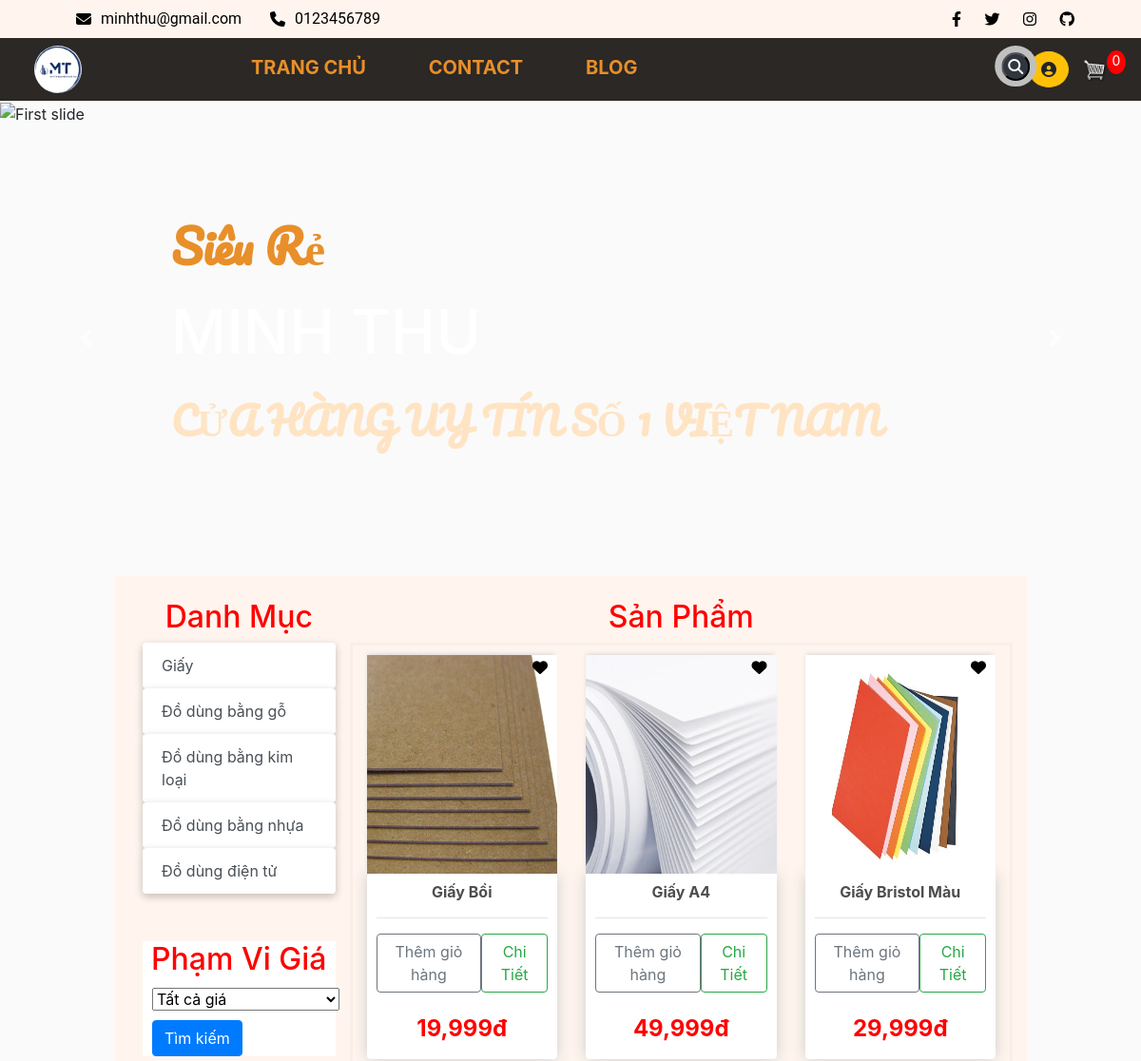
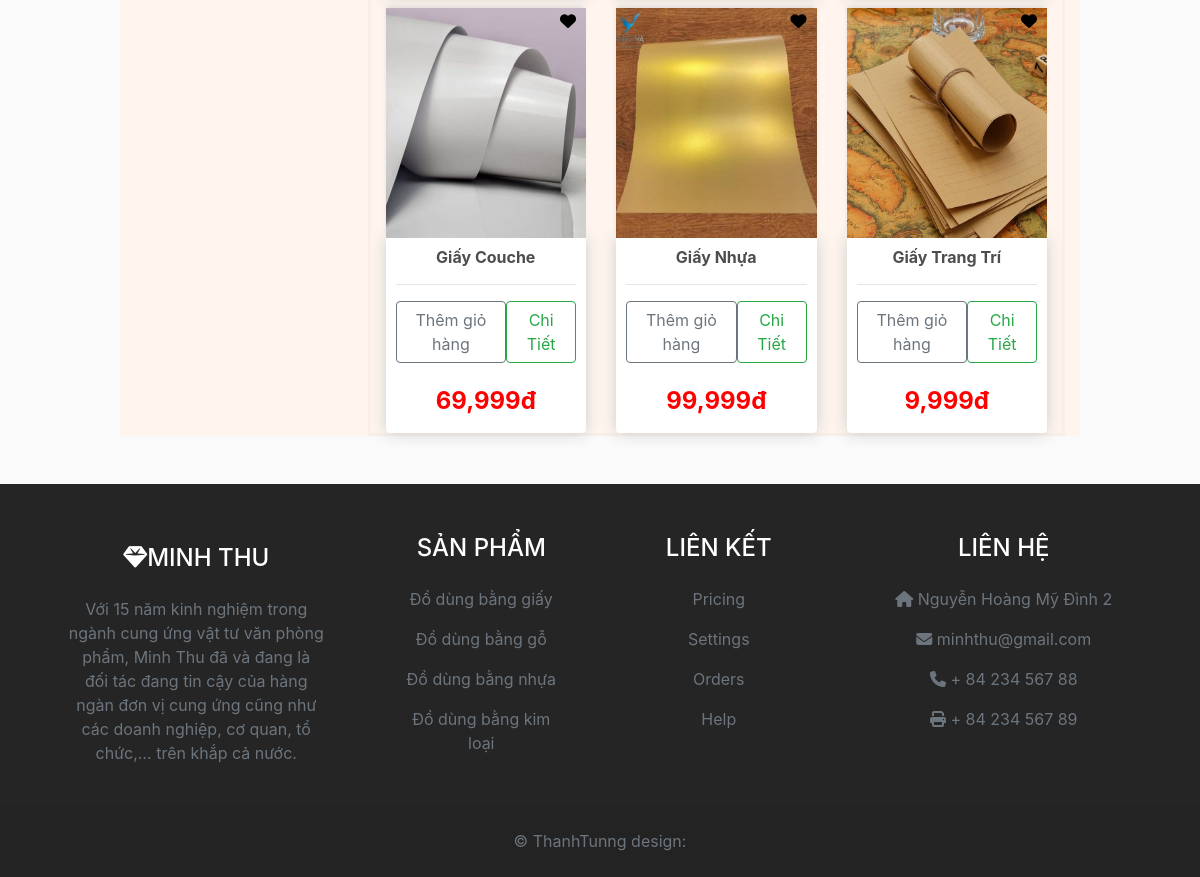
/?category=1, run on the app's committed database (2 pictures, top to bottom).
### store/models.py (models this page shows, shortened)
class Category(models.Model):
    name = models.CharField(max_length=200, null = True)

class Product(models.Model):
    name = models.CharField(max_length= 200, null= True)
    price = models.FloatField()
    category = models.ForeignKey(Category, null= True, on_delete=models.SET_NULL, blank= True)
    digital = models.BooleanField(default= False, null = True, blank= False)
    description = models.TextField(null=True, blank=True)
    image = models.ImageField(null=True, blank= True)
    @property
    def imageURL(self):
        try:
            url = self.image.url
        except:
            url = ''
        return url

### store/views.py (the view, shortened to what this page needs)
# urls.py: path('', include('store.urls')),
def store(request):
    category_id = request.GET.get('category')
    if category_id:
        category = Category.objects.get(id=category_id)
        products = Product.objects.filter(category=category_id)
    else:
        category = None
        products = Product.objects.all()
    data = cartData(request)
    cartItems = data['cartItems']
    order = data['order']
    items = data['items']
    categories = Category.objects.all()
    if 'q' in request.GET:
        query = request.GET['q']
        if query:
            products = products.filter(name__icontains=query)
    paginator = Paginator(products, 6)  # Giới hạn 10 sản phẩm trên mỗi trang
    page = request.GET.get('page')
    try:
        products = paginator.page(page)
    except PageNotAnInteger:
        products = paginator.page(1)
    except EmptyPage:
        products = paginator.page(paginator.num_pages)
    context = {'products': products, 'categories': categories, 'category': category, 'cartItems':cartItems}
    return render(request, 'store/store.html', context)

### store/utils.py (called while the page is built, shortened)
def cookieCart(request):
    try:
            cart = json.loads(request.COOKIES['cart'])
    except:
        cart = {}
    print('Cart:', cart)
    items = []
    order = {'get_cart_items':0, 'get_cart_total':0,'shipping': False}
    cartItems = order['get_cart_items']
    return {'cartItems': cartItems, 'order':order, 'items': items}

def cartData(request):
    if request.user.is_authenticated:#kiem tra xem nguoi dung da dang nhap vao trang web hay chua
        customer = request.user.customer#truy xuat doi tuong khach hang duoc lien ket voi nguoi dung
        order, created = Order.objects.get_or_create(customer = customer, complete = False)
        items = order.orderitem_set.all()
        cartItems = order.get_cart_items
    else:
        cookieData = cookieCart(request)
        cartItems = cookieData['cartItems']
        order = cookieData['order']
        items = cookieData['items']
    return {'cartItems': cartItems, 'order':order, 'items': items}

### store/templates/store/store.html (shortened to what this page needs)
{% extends 'store/main.html' %}
{% load static %}
{% load humanize %}
{% block content %}
<div class =" row" >
    <div class="col-lg-3 mx-auto" style = "margin-right: 50px">
        <div class="list-group" style = "float" >
            <h2 class="category-link" href="{% url 'store' %}" style = "text-align:center;  font-size: 2rem;font-weight: 500;" >Danh Mục  <span class="sr-only">(current)</span></h2>
            {% for category in categories %}
            <a href="/?category={{category.id}}" style = "border: none; box-shadow: rgba(0, 0, 0, 0.24) 0px 3px 8px; "
                class="list-group-item list-group-item-action btn btn-outline-success ">{{category.name}}</a>
            {% endfor %}
        </div>
        <div class="list-group" style = "background-color: white; margin-top: 50px " >
            <h2 style = "text-align:center; color: red; margin-bottom: 10px" >Phạm Vi Giá</h2>
            <form id="search-form"   >
                <select name="price_range" style = "margin-left: 10px" >
                    <option value="0" >Tất cả giá</option>
                </select>
                <button type="submit" class="btn btn-primary" style = "margin-top: 10px; margin-left: 10px" >Tìm kiếm</button>
            </form>
        </div>
    </div>
    <div id='products' class="col-lg-9 mx-auto">
        <h2 style = "text-align: center; color: red">Sản Phẩm</h2>
        <div class="row " style="border: 3px solid rgba(0, 0, 0, 0.025)">
            {% for product in products %}
                <div class="col-lg-4" >
                    <img style = "height: 230px; position: relative;  " class="thumbnail" src="{{product.imageURL}}">
                    <a href="">
                        <i class="fa-solid fa-heart" style = "margin-top: 5px;color:black; right: 25px; position: absolute; display: inline-block;" ></i>
                    </a>
                    <div class="box-element product">
                        <h6 style="text-align: center"><strong>{{product.name}}</strong></h6>
                        <hr>
                        <div style="display: flex; justify-content: space-around">
                            <button data-product="{{product.id}}" data-action="add" class="btn search-button btn-outline-secondary add-btn update-cart">Thêm giỏ hàng</button>
                            <a href="{% url 'detail' pk=product.id %}" class="btn btn-outline-success">Chi Tiết</a>
                        </div>
                        <br>
                        <div >
                            <h4 style="text-align: center; color: Red">
                                <strong>{{product.price|floatformat|intcomma}}đ</strong>
                            </h4>
                        </div>
                    </div>
                </div>
            {% endfor %}
        </div>
    </div>
</div>
{% endblock content %}

### static/css/main.css (style rules this page uses)
body { background-color: hsl(0, 0%, 98%); }
h1, h3, h4, h5, h6 { color: hsl(0, 0%, 30%); }
.category-link { color: red; }
.box-element { box-shadow: hsl(0, 0%, 80%) 0 0 16px; background-color: #fff; border-radius: 4px; padding: 10px; }
.thumbnail { width: 100%; height: 300px; -webkit-box-shadow: -1px -3px 5px -2px rgba(214, 214, 214, 1); -moz-box-shadow: -1px -3px 5px -2px rgba(214, 214, 214, 1); box-shadow: -1px -3px 5px -2px rgba(214, 214, 214, 1); }
.product { border-radius: 0 0 4px 4px; }
.col-lg-4, .col-lg-6, .col-lg-8, .col-lg-12 { margin-top: 10px; }

### data on the page
Category: name "Giấy"
Category: name "Đồ dùng bằng gỗ"
Category: name "Đồ dùng bằng kim loại"
Category: name "Đồ dùng bằng nhựa"
Category: name "Đồ dùng điện tử"
Product: imageURL (picture), name "Giấy Bồi", price "19,999"
Product: imageURL (picture), name "Giấy A4", price "49,999"
Product: imageURL (picture), name "Giấy Bristol Màu", price "29,999"
Product: imageURL (picture), name "Giấy Couche", price "69,999"
Product: imageURL (picture), name "Giấy Nhựa", price "99,999"
Product: imageURL (picture), name "Giấy Trang Trí", price "9,999"

### other printed values
{{ cartItems }} "0"
